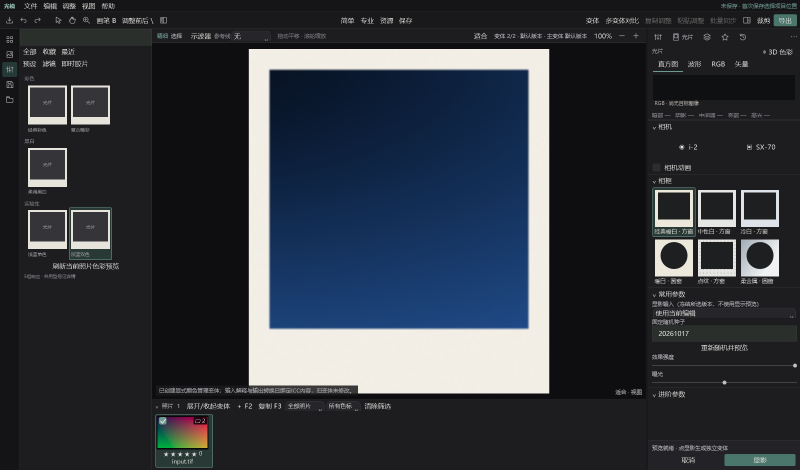
#> input picture docs/validation/home-r53-cms-closure-20261027/images/r3-input-seed-controls-OFFSCREEN.png, 1600 x 940 px, given in place of Planning-project-1920.png, which was not available (shown at 1/2 size)
$ python contact_final.py
#> lines starting #> are read from the running program, lines starting #| are printed output that depends on the picture; pictures that were not available may be replaced by others from this repository, and a replacement may not be noted
from PIL import Image,ImageDraw
import pathlib
r=pathlib.Path("E:/Kitao-Deliveries/whole-app-ui-copy-cleanup-20261026");pairs=[('Planning-project-1920','Planning-project-1920'),('Settings-1920','Settings-1920'),('Tether-1920','Tether-1920'),('Toolbox-1920','Toolbox-1920'),('Finance-1600','Finance-1600')];out=Image.new('RGB',(1400,len(pairs)*370),'#dce0e5');draw=ImageDraw.Draw(out)
#> after `out = Image.new('RGB', (1400, len(pairs) * 370), '#dce0e5')`:
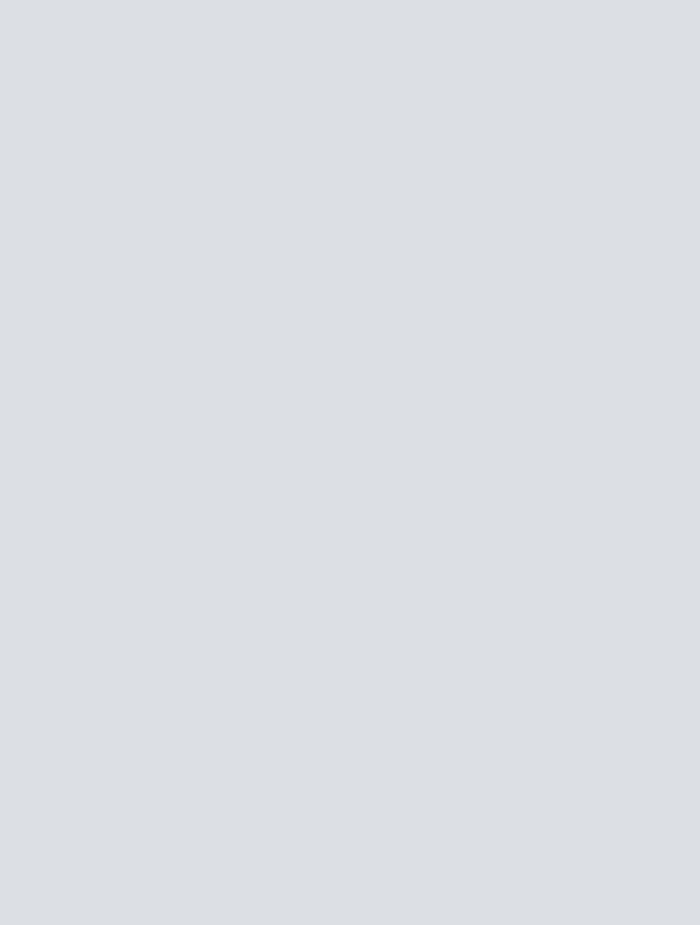
#> out: PIL image 1400x1850 RGB (shown at 1/2 size); mean R, G, B 220, 224, 229
for i,(left,right) in enumerate(pairs):
 for col,(folder,name,label) in enumerate([('routes-finalcandidate-before',left,'BEFORE'),('routes-sealed',right,'AFTER')]):
  im=Image.open(r/folder/'images'/(name+'.png')).convert('RGB');im.thumbnail((690,340));out.paste(im,(col*700,i*370+24));draw.text((col*700+8,i*370+5),name+' '+label+' / OFFSCREEN',fill='black')
#> after `im.thumbnail((690, 340))`:
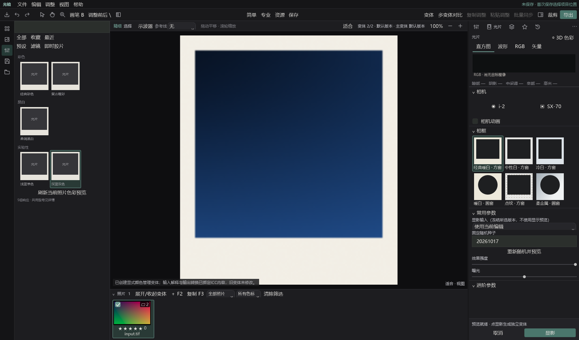
#> im: PIL image 579x340 RGB; mean R, G, B 50.5, 55.2, 62.8
#> after `out.paste(im, (col * 700, i * 370 + 24))`:
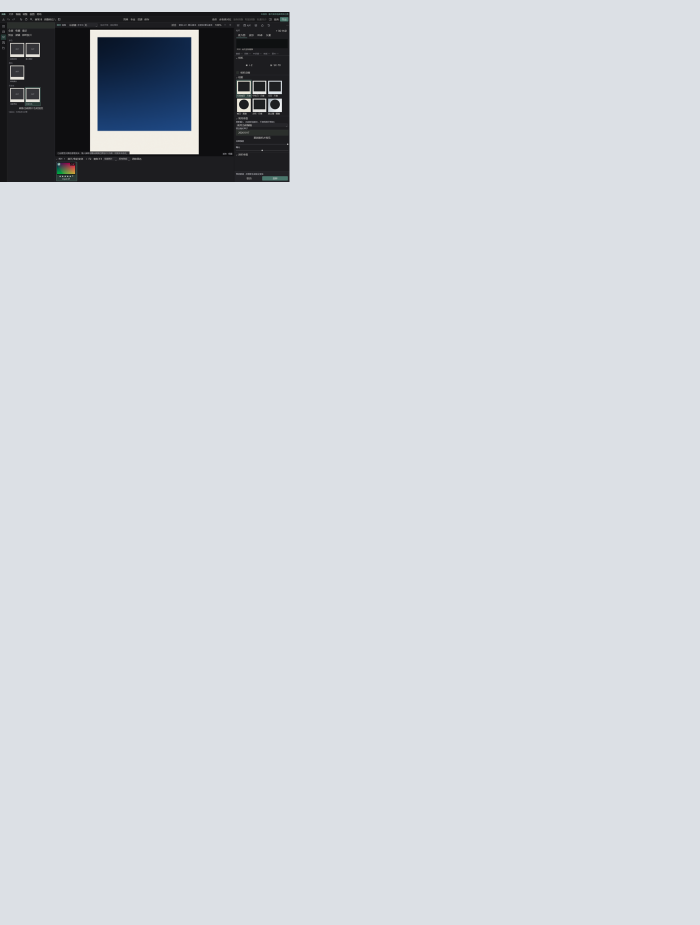
#> out: PIL image 1400x1850 RGB (shown at 1/2 size); mean R, G, B 207.1, 211.2, 216.4
#> (the run stopped early here; a loop or call above may not have finished)
